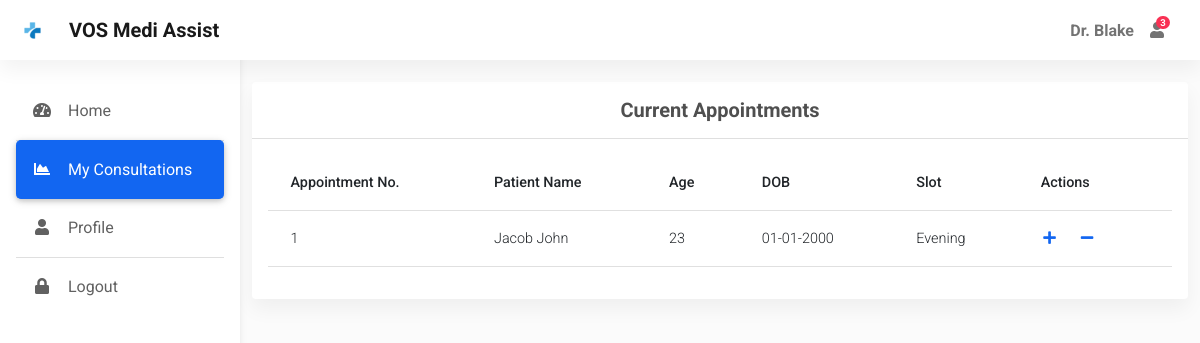
Screenshot of /myappointments/ (signed in) with the database file from the repository.
### app.py (models this page shows)
class User(db.Model, UserMixin):
    id = db.Column(db.Integer, primary_key=True)
    username = db.Column(db.String(50), nullable=False, unique=True)
    password = db.Column(db.String(50), nullable=False)
    name = db.Column(db.String(50), nullable=False)
    address = db.Column(db.String(80))
    city = db.Column(db.String(30))
    dob = db.Column(db.Date, nullable=False)
    gender = db.Column(db.String(10), nullable=False)
    is_doctor = db.Column(db.Boolean, default=False, nullable=False)
    mobile = db.Column(db.Integer)

class Appointment(db.Model):
    id = db.Column(db.Integer, primary_key=True)
    user_id = db.Column(db.Integer, db.ForeignKey('user.id'), nullable=False)
    slot = db.Column(db.String(50), nullable=False)
    date = db.Column(db.Date, nullable=False)
    status = db.Column(db.Boolean, default=False, nullable=False)

### app.py (the view)
@app.route("/myappointments/<int:id>", methods=['GET','POST'])
@app.route("/myappointments/")
@login_required
def myappointments(id=None):
    check_user = User.query.filter_by(id = current_user.id).first()
    if check_user.is_doctor:
        appointments = db.session.query(Appointment, User).join(User).filter(Appointment.date == date.today()).filter(Appointment.status == False).order_by(db.case({
            'morning': 1,
            'afternoon': 2,
            'evening': 3
        }, value=Appointment.slot)).all()
    else:
        appointments = Appointment.query.filter_by(user_id = current_user.id).all()
    appointment = None
    if id is not None:
        appointment = db.session.query(Appointment, User).join(User).filter(Appointment.id == id).all()
    return render_template("myappointments.html", appointments=appointments, appointment=appointment, id=id)

### app.py (called while the page is built)
@login_manager.user_loader
def load_user(user_id):
    return User.query.get(int(user_id))

def calculate_age(born):
    age = today.year - born.year - ((today.month, today.day) < (born.month, born.day))
    if age <= 0:
        return 1
    else:
        return age

@app.context_processor
def inject_datetime():
    return dict(datetime=datetime)

### templates/myappointments.html (shortened to what this page needs)
{% extends "dashboard.html" %}
{% block main %}
<div class="container pt-4">
  <section class="mb-4">
    <div class="card">
      <div class="card-header text-center py-3">
        <h5 class="mb-0 text-center">
          <strong>Current Appointments</strong>
        </h5>
      </div>
      {% if current_user.is_doctor %}
      <div class="card-body">
        <div class="table-responsive">
          <table class="table table-hover text-nowrap">
            <thead>
              <tr>
                <th scope="col">Appointment No.</th>
                <th scope="col">Patient Name</th>
                <th scope="col">Age</th>
                <th scope="col">DOB</th>
                <th scope="col">Slot</th>
                <th scope="col">Actions</th>
              </tr>
            </thead>
            <tbody>
              {% for appointment in appointments %}
                <tr id="{{ loop.index }}">
                  <td>{{ loop.index }}</td>
                  <td>{{ appointment.User.name }}</td>
                  <td>{{ appointment.User.dob|calculate_age }}</td>
                  <td>{{ appointment.User.dob.strftime('%d-%m-%Y') }}</td>
                  <td>{{ appointment.Appointment.slot.capitalize() }}</td>
                  <td>
                    <a href="/myappointments/{{ appointment.Appointment.id }}"><i class="fas fa-plus fa-fw me-3"></i></a>
                    <span>
                      <a  href="{{ url_for('myappointments') }}"><i class="fas fa-minus fa-fw me-3"></i></a>
                    </span>
                  </td>
                </tr>
              {% endfor %}
            </tbody>
          </table>
        </div>
      </div>
      {% endif %}
    </div>
  </section>
</div>
{% endblock %}

### templates/dashboard.html (shortened to what this page needs)
<!DOCTYPE html>
<html lang="en">
<head>
  <link rel="stylesheet" href="https://use.fontawesome.com/releases/v5.11.2/css/all.css" />
  <link rel="stylesheet" href="{{ url_for('static', filename='css/mdb.min.css') }}" />
  <link rel="stylesheet"  href="{{ url_for('static', filename='css/admin.css') }}"/>
</head>
<body>
  <header>
    <nav id="sidebarMenu" class="collapse d-lg-block sidebar collapse bg-white">
      <div class="position-sticky">
        <div class="list-group list-group-flush mx-3 mt-4">
          <a href="{{ url_for('home') }}" class="list-group-item list-group-item-action py-3 ripple {% if request.endpoint == 'home' %}active{% endif %}" aria-current="true">
            <i class="fas fa-tachometer-alt fa-fw me-3"></i><span>Home</span>
          </a>
          {% if current_user.is_doctor %}
          <a href="{{ url_for('myappointments') }}" class="list-group-item list-group-item-action py-3 ripple {% if request.endpoint == 'myappointments' %}active{% endif %}">
            <i class="fas fa-chart-area fa-fw me-3"></i><span>My Consultations</span>
          </a>
          {% endif %}
          <a href="{{ url_for('profile') }}" class="list-group-item list-group-item-action py-3 ripple {% if request.endpoint == 'profile' %}active{% endif %}"><i
              class="fas fa-user fa-fw me-3"></i><span>Profile</span></a>
          <a href="{{ url_for('logout') }}" class="list-group-item list-group-item-action py-3 ripple">
            <i class="fas fa-lock fa-fw me-3"></i><span>Logout</span>
          </a>
        </div>
      </div>
    </nav>
    <nav id="main-navbar" class="navbar navbar-expand-lg navbar-light bg-white fixed-top">
      <div class="container-fluid">
        <a class="navbar-brand d-flex align-items-center fw-bold" href="/"><img class="d-inline-block me-3" " src="{{ url_for('static', filename='img/icons/logo.png') }}" alt="" />VOS Medi Assist</a>
        <ul class="navbar-nav ms-auto d-flex flex-row">
            <li>
                <a class="nav-link me-3 me-lg-0 d-flex align-items-center fw-bold" href="#">{{ current_user.name }}</a>
            </li>
          <li class="nav-item dropdown">
            <a class="nav-link me-3 me-lg-0 dropdown-toggle hidden-arrow" href="#" id="navbarDropdownMenuLink"
              role="button" data-mdb-toggle="dropdown" aria-expanded="false">
              <i class="fas fa-user"></i>
              <span class="badge rounded-pill badge-notification bg-danger">3</span>
            </a>
          </li>
          <li class="nav-item dropdown">
            <a class="nav-link dropdown-toggle hidden-arrow d-flex align-items-center" href="#"
              id="navbarDropdownMenuLink" role="button" data-mdb-toggle="dropdown" aria-expanded="false">
            </a>
          </li>
        </ul>
      </div>
    </nav>
  </header>
  <main style="margin-top: 58px">
    {% block main %}
    {% endblock %}
  </main>
</body>
</html>

### static/css/admin.css (style rules this page uses)
body { background-color: #fbfbfb; }
@media (min-width: 991.98px) { main { padding-left: 240px; } }
.sidebar { position: fixed; top: 0; bottom: 0; left: 0; padding: 58px 0 0; box-shadow: 0 2px 5px 0 rgb(0 0 0 / 5%), 0 2px 10px 0 rgb(0 0 0 / 5%); width: 240px; z-index: 600; }
.sidebar .active { border-radius: 5px; box-shadow: 0 2px 5px 0 rgb(0 0 0 / 16%), 0 2px 10px 0 rgb(0 0 0 / 12%); }

### rows the page displays
User: name "Dr. Blake"
Appointment: User.name "Jacob John", User.dob|calculate_age "23", User.dob "01-01-2000", Appointment.slot "Evening"
